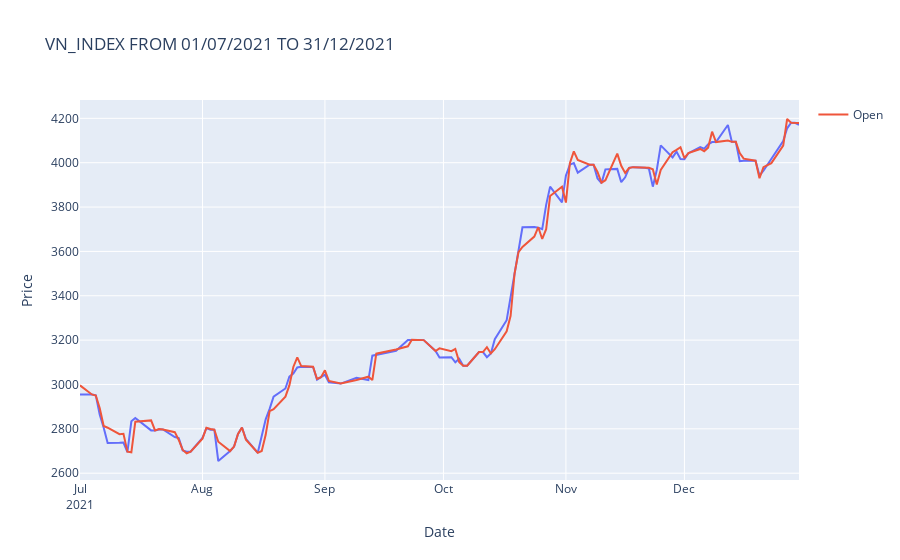

Write notebook code for a chart like this one.
### Code cell
pio.renderers.default = "vscode"
fig = px.line(vn_index, x = vn_index['Date'], y = vn_index['Price'], title = 'VN_INDEX FROM 01/07/2021 TO 31/12/2021')
fig.add_scatter(x = vn_index['Date'], y = vn_index['Open'], mode = 'lines',name = "Open")
fig.update_xaxes(tickformat = "%b\n%Y")
fig.show()
